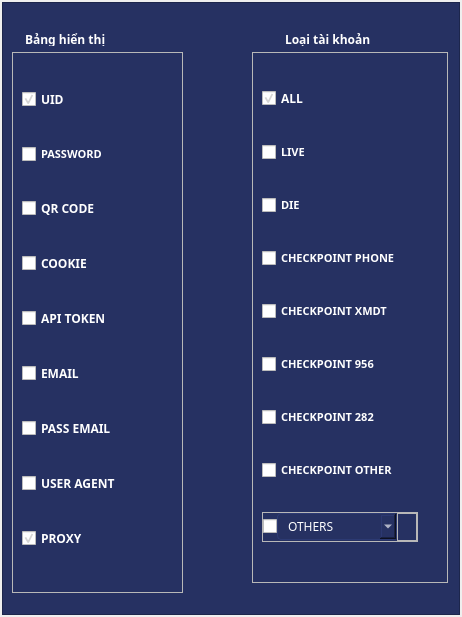
<?xml version="1.0" encoding="UTF-8"?>
<ui version="4.0">
 <class>HeaderView</class>
 <widget class="QMainWindow" name="HeaderView">
  <property name="geometry">
   <rect>
    <x>0</x>
    <y>0</y>
    <width>462</width>
    <height>617</height>
   </rect>
  </property>
  <property name="minimumSize">
   <size>
    <width>394</width>
    <height>617</height>
   </size>
  </property>
  <property name="maximumSize">
   <size>
    <width>500</width>
    <height>617</height>
   </size>
  </property>
  <property name="windowTitle">
   <string>MainWindow</string>
  </property>
  <property name="styleSheet">
   <string notr="true"/>
  </property>
  <widget class="QWidget" name="centralwidget">
   <property name="font">
    <font>
     <weight>50</weight>
     <bold>false</bold>
    </font>
   </property>
   <property name="styleSheet">
    <string notr="true">QCheckBox{
color:#ffffff;
}
QCheckBox::indicator:checked {
    image: url(:/icons/png/icons8-select-24.png);
}
QCheckBox::indicator:unchecked {
image: url(:/icons/png/icons8-select-24_uncheck.png);
}

QLabel{
color:#ffffff;
}</string>
   </property>
   <layout class="QHBoxLayout" name="horizontalLayout_2">
    <property name="spacing">
     <number>0</number>
    </property>
    <property name="leftMargin">
     <number>2</number>
    </property>
    <property name="topMargin">
     <number>2</number>
    </property>
    <property name="rightMargin">
     <number>2</number>
    </property>
    <property name="bottomMargin">
     <number>2</number>
    </property>
    <item>
     <widget class="QFrame" name="frame_5">
      <property name="styleSheet">
       <string notr="true">QFrame#frame_5{
background-color: rgb(38, 49, 98);
}</string>
      </property>
      <property name="frameShape">
       <enum>QFrame::StyledPanel</enum>
      </property>
      <property name="frameShadow">
       <enum>QFrame::Raised</enum>
      </property>
      <widget class="QFrame" name="frame_2">
       <property name="geometry">
        <rect>
         <x>250</x>
         <y>50</y>
         <width>196</width>
         <height>531</height>
        </rect>
       </property>
       <property name="frameShape">
        <enum>QFrame::StyledPanel</enum>
       </property>
       <property name="frameShadow">
        <enum>QFrame::Raised</enum>
       </property>
       <layout class="QVBoxLayout" name="verticalLayout_2">
        <item>
         <widget class="QCheckBox" name="checkBox_10">
          <property name="font">
           <font>
            <family>MesloLGS Nerd Font</family>
            <weight>75</weight>
            <bold>true</bold>
           </font>
          </property>
          <property name="cursor">
           <cursorShape>PointingHandCursor</cursorShape>
          </property>
          <property name="text">
           <string>ALL</string>
          </property>
          <property name="checked">
           <bool>true</bool>
          </property>
         </widget>
        </item>
        <item>
         <widget class="QCheckBox" name="checkBox_11">
          <property name="font">
           <font>
            <family>MesloLGMDZ Nerd Font Mono</family>
            <pointsize>8</pointsize>
            <weight>75</weight>
            <italic>false</italic>
            <bold>true</bold>
           </font>
          </property>
          <property name="cursor">
           <cursorShape>PointingHandCursor</cursorShape>
          </property>
          <property name="text">
           <string>LIVE</string>
          </property>
         </widget>
        </item>
        <item>
         <widget class="QCheckBox" name="checkBox_12">
          <property name="font">
           <font>
            <family>MesloLGMDZ Nerd Font Mono</family>
            <pointsize>8</pointsize>
            <weight>75</weight>
            <italic>false</italic>
            <bold>true</bold>
           </font>
          </property>
          <property name="cursor">
           <cursorShape>PointingHandCursor</cursorShape>
          </property>
          <property name="text">
           <string>DIE</string>
          </property>
         </widget>
        </item>
        <item>
         <widget class="QCheckBox" name="checkBox_13">
          <property name="font">
           <font>
            <family>MesloLGMDZ Nerd Font Mono</family>
            <pointsize>8</pointsize>
            <weight>75</weight>
            <italic>false</italic>
            <bold>true</bold>
           </font>
          </property>
          <property name="cursor">
           <cursorShape>PointingHandCursor</cursorShape>
          </property>
          <property name="text">
           <string>CHECKPOINT PHONE</string>
          </property>
         </widget>
        </item>
        <item>
         <widget class="QCheckBox" name="checkBox_21">
          <property name="font">
           <font>
            <family>MesloLGMDZ Nerd Font Mono</family>
            <pointsize>8</pointsize>
            <weight>75</weight>
            <italic>false</italic>
            <bold>true</bold>
           </font>
          </property>
          <property name="cursor">
           <cursorShape>PointingHandCursor</cursorShape>
          </property>
          <property name="text">
           <string>CHECKPOINT XMDT</string>
          </property>
         </widget>
        </item>
        <item>
         <widget class="QCheckBox" name="checkBox_22">
          <property name="font">
           <font>
            <family>MesloLGMDZ Nerd Font Mono</family>
            <pointsize>8</pointsize>
            <weight>75</weight>
            <italic>false</italic>
            <bold>true</bold>
           </font>
          </property>
          <property name="cursor">
           <cursorShape>ForbiddenCursor</cursorShape>
          </property>
          <property name="text">
           <string>CHECKPOINT 956</string>
          </property>
         </widget>
        </item>
        <item>
         <widget class="QCheckBox" name="checkBox_14">
          <property name="font">
           <font>
            <family>MesloLGMDZ Nerd Font Mono</family>
            <pointsize>8</pointsize>
            <weight>75</weight>
            <italic>false</italic>
            <bold>true</bold>
           </font>
          </property>
          <property name="cursor">
           <cursorShape>PointingHandCursor</cursorShape>
          </property>
          <property name="text">
           <string>CHECKPOINT 282</string>
          </property>
         </widget>
        </item>
        <item>
         <widget class="QCheckBox" name="checkBox_23">
          <property name="font">
           <font>
            <family>MesloLGMDZ Nerd Font Mono</family>
            <pointsize>8</pointsize>
            <weight>75</weight>
            <italic>false</italic>
            <bold>true</bold>
           </font>
          </property>
          <property name="cursor">
           <cursorShape>PointingHandCursor</cursorShape>
          </property>
          <property name="text">
           <string>CHECKPOINT OTHER</string>
          </property>
         </widget>
        </item>
        <item alignment="Qt::AlignLeft">
         <widget class="QFrame" name="frame_3">
          <property name="maximumSize">
           <size>
            <width>16777215</width>
            <height>30</height>
           </size>
          </property>
          <property name="frameShape">
           <enum>QFrame::StyledPanel</enum>
          </property>
          <property name="frameShadow">
           <enum>QFrame::Raised</enum>
          </property>
          <layout class="QHBoxLayout" name="horizontalLayout">
           <property name="spacing">
            <number>0</number>
           </property>
           <property name="leftMargin">
            <number>0</number>
           </property>
           <property name="topMargin">
            <number>0</number>
           </property>
           <property name="rightMargin">
            <number>0</number>
           </property>
           <property name="bottomMargin">
            <number>0</number>
           </property>
           <item>
            <widget class="QCheckBox" name="checkBox_24">
             <property name="maximumSize">
              <size>
               <width>25</width>
               <height>16777215</height>
              </size>
             </property>
             <property name="font">
              <font>
               <family>MesloLGMDZ Nerd Font Mono</family>
               <pointsize>8</pointsize>
               <weight>75</weight>
               <italic>false</italic>
               <bold>true</bold>
              </font>
             </property>
             <property name="cursor">
              <cursorShape>PointingHandCursor</cursorShape>
             </property>
             <property name="text">
              <string/>
             </property>
            </widget>
           </item>
           <item alignment="Qt::AlignLeft">
            <widget class="QComboBox" name="ComboboxFile">
             <property name="minimumSize">
              <size>
               <width>120</width>
               <height>27</height>
              </size>
             </property>
             <property name="maximumSize">
              <size>
               <width>120</width>
               <height>16777215</height>
              </size>
             </property>
             <property name="font">
              <font>
               <family>Microsoft YaHei</family>
               <weight>50</weight>
               <bold>false</bold>
              </font>
             </property>
             <property name="cursor">
              <cursorShape>PointingHandCursor</cursorShape>
             </property>
             <property name="styleSheet">
              <string notr="true">
QComboBox{
		border-radius:4px;
        padding-left: 10px;
	    color: rgb(255, 255, 255);
		border: 0.5px solid #2c3a73;
    }
    QComboBox:hover{
        border: 0.5px solid #36468d;
		padding-left: 10px;
    }
      QComboBox::drop-down {
            width: 30px; 
            border-left-color: #788dca;
            border-left-style: solid;
            border-top-right-radius: 2px;
            border-bottom-right-radius: 3px;	
        	image: url(:/icons/png/cil-arrow-bottom.png);
            background-position: center;
            background-repeat: no-reperat;
            width: 16px;  /* Size of the arrow */
            height: 20px; /* Size of the arrow */
            top: 5px;     /* Adjust top position to center the icon */
         }
    
        QComboBox QAbstractItemView {
	        color: rgb(255, 255, 255);
		    background-color:#3d4c84;
            border:none;
            selection-background-color: #2c3871;
        }
    QComboBox:editable {
                    background: white;
                }
                QComboBox:!editable, QComboBox::drop-down:editable {
                   
           background-color: rgb(38, 49, 98);
                }
                QComboBox:!editable:on, QComboBox::drop-down:editable:on {

                 background-color:#3c4b82;
                }
     QComboBox QAbstractItemView::item {
    border:none;
    background-color:#41518d;
                }
    </string>
             </property>
             <property name="iconSize">
              <size>
               <width>15</width>
               <height>15</height>
              </size>
             </property>
             <item>
              <property name="text">
               <string>OTHERS</string>
              </property>
             </item>
            </widget>
           </item>
           <item>
            <widget class="QFrame" name="frame_4">
             <property name="minimumSize">
              <size>
               <width>20</width>
               <height>0</height>
              </size>
             </property>
             <property name="frameShape">
              <enum>QFrame::StyledPanel</enum>
             </property>
             <property name="frameShadow">
              <enum>QFrame::Raised</enum>
             </property>
            </widget>
           </item>
          </layout>
         </widget>
        </item>
       </layout>
      </widget>
      <widget class="QFrame" name="frame">
       <property name="geometry">
        <rect>
         <x>10</x>
         <y>50</y>
         <width>171</width>
         <height>541</height>
        </rect>
       </property>
       <property name="frameShape">
        <enum>QFrame::StyledPanel</enum>
       </property>
       <property name="frameShadow">
        <enum>QFrame::Raised</enum>
       </property>
       <layout class="QVBoxLayout" name="verticalLayout">
        <item>
         <widget class="QCheckBox" name="checkBox">
          <property name="font">
           <font>
            <family>MesloLGS Nerd Font</family>
            <weight>75</weight>
            <bold>true</bold>
           </font>
          </property>
          <property name="cursor">
           <cursorShape>PointingHandCursor</cursorShape>
          </property>
          <property name="text">
           <string>UID</string>
          </property>
          <property name="checked">
           <bool>true</bool>
          </property>
         </widget>
        </item>
        <item>
         <widget class="QCheckBox" name="checkBox_2">
          <property name="font">
           <font>
            <family>MesloLGMDZ Nerd Font Mono</family>
            <pointsize>8</pointsize>
            <weight>75</weight>
            <italic>false</italic>
            <bold>true</bold>
           </font>
          </property>
          <property name="cursor">
           <cursorShape>PointingHandCursor</cursorShape>
          </property>
          <property name="text">
           <string>PASSWORD</string>
          </property>
         </widget>
        </item>
        <item>
         <widget class="QCheckBox" name="checkBox_3">
          <property name="font">
           <font>
            <family>MesloLGS Nerd Font</family>
            <weight>75</weight>
            <bold>true</bold>
           </font>
          </property>
          <property name="cursor">
           <cursorShape>PointingHandCursor</cursorShape>
          </property>
          <property name="text">
           <string>QR CODE</string>
          </property>
         </widget>
        </item>
        <item>
         <widget class="QCheckBox" name="checkBox_4">
          <property name="font">
           <font>
            <family>MesloLGS Nerd Font</family>
            <weight>75</weight>
            <bold>true</bold>
           </font>
          </property>
          <property name="cursor">
           <cursorShape>PointingHandCursor</cursorShape>
          </property>
          <property name="text">
           <string>COOKIE</string>
          </property>
         </widget>
        </item>
        <item>
         <widget class="QCheckBox" name="checkBox_5">
          <property name="font">
           <font>
            <family>MesloLGMDZ Nerd Font Mono</family>
            <weight>75</weight>
            <bold>true</bold>
           </font>
          </property>
          <property name="cursor">
           <cursorShape>PointingHandCursor</cursorShape>
          </property>
          <property name="text">
           <string>API TOKEN</string>
          </property>
         </widget>
        </item>
        <item>
         <widget class="QCheckBox" name="checkBox_7">
          <property name="font">
           <font>
            <family>MesloLGS Nerd Font</family>
            <weight>75</weight>
            <bold>true</bold>
           </font>
          </property>
          <property name="cursor">
           <cursorShape>PointingHandCursor</cursorShape>
          </property>
          <property name="text">
           <string>EMAIL</string>
          </property>
         </widget>
        </item>
        <item>
         <widget class="QCheckBox" name="checkBox_8">
          <property name="font">
           <font>
            <family>MesloLGS Nerd Font</family>
            <weight>75</weight>
            <bold>true</bold>
           </font>
          </property>
          <property name="cursor">
           <cursorShape>PointingHandCursor</cursorShape>
          </property>
          <property name="text">
           <string>PASS EMAIL</string>
          </property>
         </widget>
        </item>
        <item>
         <widget class="QCheckBox" name="checkBox_9">
          <property name="font">
           <font>
            <family>MesloLGS Nerd Font</family>
            <weight>75</weight>
            <bold>true</bold>
           </font>
          </property>
          <property name="cursor">
           <cursorShape>PointingHandCursor</cursorShape>
          </property>
          <property name="text">
           <string>USER AGENT</string>
          </property>
         </widget>
        </item>
        <item>
         <widget class="QCheckBox" name="checkBox_6">
          <property name="font">
           <font>
            <family>MesloLGS Nerd Font</family>
            <weight>75</weight>
            <bold>true</bold>
           </font>
          </property>
          <property name="cursor">
           <cursorShape>PointingHandCursor</cursorShape>
          </property>
          <property name="text">
           <string>PROXY</string>
          </property>
          <property name="checked">
           <bool>true</bool>
          </property>
         </widget>
        </item>
       </layout>
      </widget>
      <widget class="QLabel" name="label_2">
       <property name="geometry">
        <rect>
         <x>280</x>
         <y>30</y>
         <width>161</width>
         <height>20</height>
        </rect>
       </property>
       <property name="font">
        <font>
         <family>MesloLGMDZ Nerd Font</family>
         <weight>75</weight>
         <bold>true</bold>
        </font>
       </property>
       <property name="styleSheet">
        <string notr="true">QLabel#label_2{
padding-bottom:5px;
border-bottom:1px solid #a27de1;
}</string>
       </property>
       <property name="text">
        <string>Loại tài khoản</string>
       </property>
      </widget>
      <widget class="QLabel" name="label">
       <property name="geometry">
        <rect>
         <x>20</x>
         <y>30</y>
         <width>131</width>
         <height>20</height>
        </rect>
       </property>
       <property name="font">
        <font>
         <family>MesloLGMDZ Nerd Font</family>
         <weight>75</weight>
         <bold>true</bold>
        </font>
       </property>
       <property name="styleSheet">
        <string notr="true">QLabel#label{
padding-bottom:5px;
border-bottom:1px solid #a27de1;
}</string>
       </property>
       <property name="text">
        <string>Bảng hiển thị</string>
       </property>
      </widget>
      <widget class="QPushButton" name="btn_close">
       <property name="geometry">
        <rect>
         <x>435</x>
         <y>5</y>
         <width>20</width>
         <height>20</height>
        </rect>
       </property>
       <property name="minimumSize">
        <size>
         <width>20</width>
         <height>20</height>
        </size>
       </property>
       <property name="maximumSize">
        <size>
         <width>20</width>
         <height>20</height>
        </size>
       </property>
       <property name="styleSheet">
        <string notr="true">QPushButton{
background-color: rgb(38, 49, 98);
border:none;
border-radius:3px;
}
QPushButton:hover{
background-color: rgb(222, 61, 98);
border:none;
border-radius:3px;
}</string>
       </property>
       <property name="text">
        <string/>
       </property>
       <property name="icon">
        <iconset resource="../icons/icons.qrc">
         <normaloff>:/icons/png/icons8-close-30.png</normaloff>:/icons/png/icons8-close-30.png</iconset>
       </property>
      </widget>
     </widget>
    </item>
   </layout>
  </widget>
 </widget>
 <resources>
  <include location="../icons/icons.qrc"/>
 </resources>
 <connections/>
</ui>
